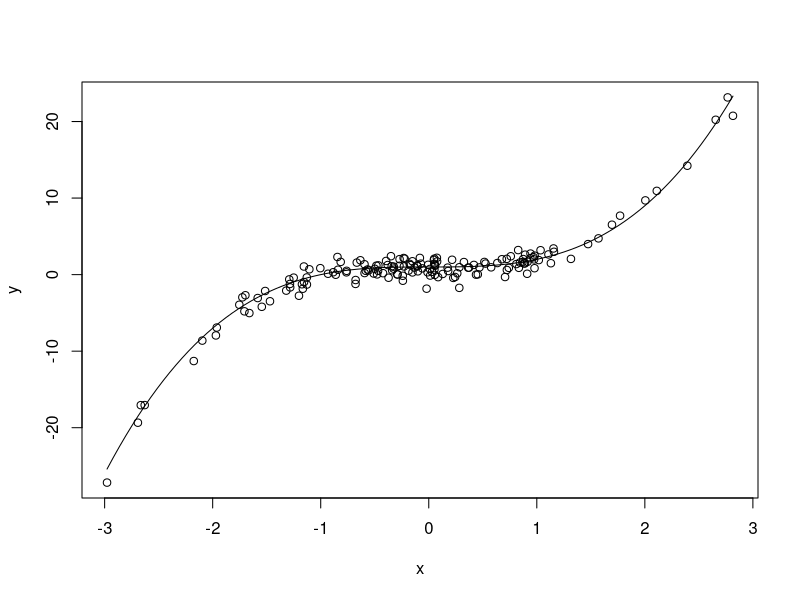

The R source for this figure: (Note: this script raises an error after producing the figure.)
###########################################################
#                      Data Mining                        #
#                   Home Assignment 2                     #
#                       Your Names                        #
#                        Your IDs                         #
###########################################################
gen_reg=function(n){
  x=rnorm(n,0,1)
  u=rnorm(n,0,1)
  y= 1+x^3+u
  gen_reg=cbind.data.frame(y,x)
  return(gen_reg)
}
set.seed(90)
n=200
data = gen_reg(n)
train=sample(n, 0.8*n)

##plot(train_x,train_y)
plot(y ~ 1+x^3, data=data, subset = train)
curve(1+x^3, add= T)


#train_y=data[,1][train]
#train_x=data[,2][train]
##z=lm.fit$coefficients[-1]
##y_pred=sum(x[-train])*z+lm.fit$coefficients[1]

## EX_2(a)
MSE= function(actual, predicted){
  MSE= mean((actual - predicted)^2)
  return(MSE)
}
lm_fit= glm(y ~ 1+I(x^3), data=data, subset=train)
y_pred= predict(lm_fit, data)[-train]
y_act= data[,1][-train]
y_act
MSE(y_act, y_pred)

## EX_2(b)
library(boot)
my.kfold= function(model, data, k){
  if (nrow(data) %% k == 0)
    my.kfoldk = rep(0,k)
    for (i in 1:k){
      glm_fit= glm(y ~ 1+I(x^3), data=data)
      my.kfoldk[i]=cv.glm(data, model, K=k)$delta[1]
    }
    
  return(my.kfoldk)
}
my.kfold(glm_fit, data, k) ## K is multiple of 10 since nrow(data)=200

## EX_3
seednum = 1:100
n=200
MSE_training= c()
MSE_Val= c()
MSE_CV = c()

my.kfold <- function(data,K){
  cv.error <- c()
  if(nrow(data)%%K==0){
    kfold= sample(nrow(data), nrow(data) - nrow(data)/K, replace=FALSE)
    cv.error=glm(y ~ 1 + poly(x,j), data=data, subset = kfold)
  }else{
    print("Error change K")
    cv.error=NA
  } 
  return(cv.error)
}
